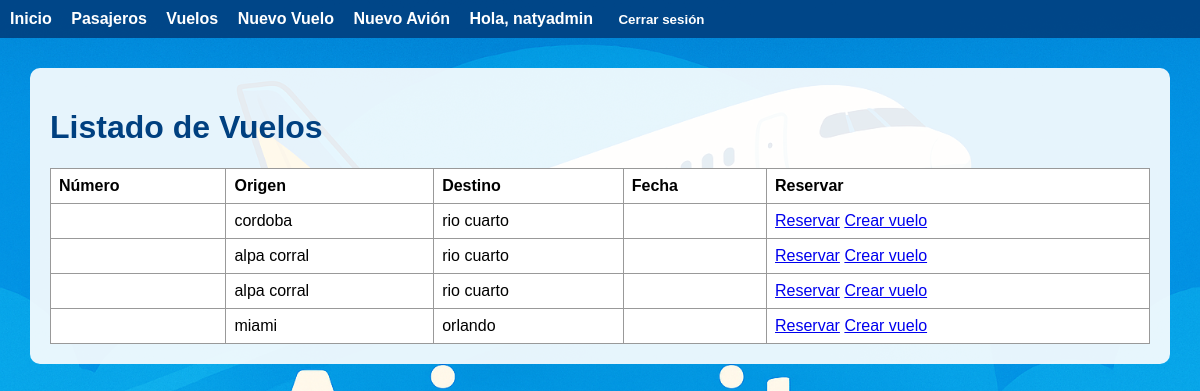
/vuelos/ (signed in), run on an earlier commit of the app's database.
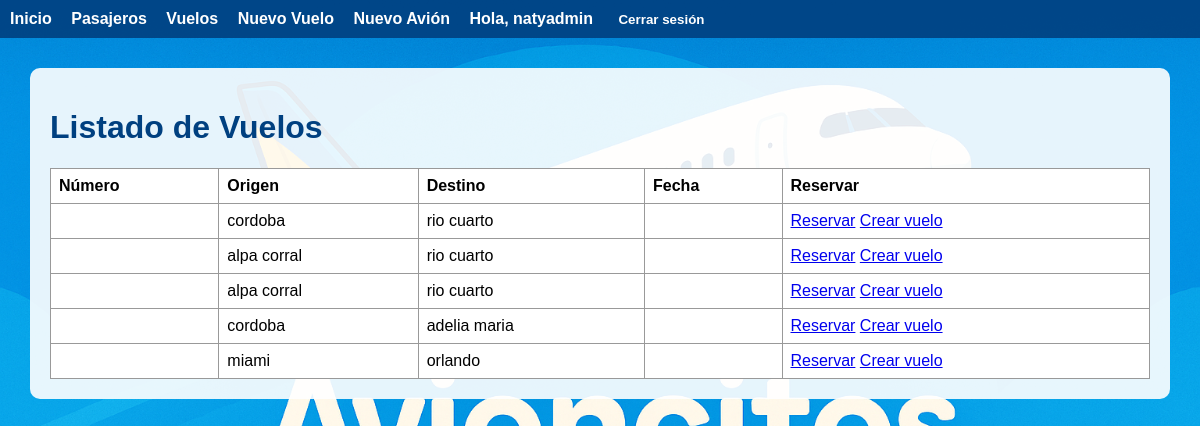
And on a later commit of the database.
### vuelos/models.py (models this page shows, shortened)
class Vuelo(models.Model):
    ESTADOS = [
        ('programado', 'Programado'),
        ('en_vuelo', 'En Vuelo'),
        ('finalizado', 'Finalizado'),
        ('cancelado', 'Cancelado'),
    ]
    avion = models.ForeignKey(Avion, on_delete=models.CASCADE, related_name='vuelos')
    origen = models.CharField(max_length=100)
    destino = models.CharField(max_length=100)
    fecha_salida = models.DateTimeField()
    fecha_llegada = models.DateTimeField()
    estado = models.CharField(max_length=20, choices=ESTADOS, default='programado')
    precio_base = models.DecimalField(max_digits=10, decimal_places=2)
    usuarios_gestores = models.ManyToManyField(User, related_name='vuelos_gestionados')
    class Meta:
        verbose_name = "Vuelo"
        verbose_name_plural = "Vuelos"
        ordering = ['fecha_salida']

### vuelos/views.py (the view)
# urls.py: path('', views.vuelo_list, name='vuelo_list'),
@login_required
def vuelo_list(request):
    if request.user.perfil and request.user.perfil.rol == 'admin':
        vuelos = Vuelo.objects.all()
    elif request.user.perfil.rol == 'operador':
        vuelos = Vuelo.objects.filter(usuarios_gestores=request.user)
    else:
        return redirect('home:index')
    return render(request, 'vuelos/vuelo_list.html', {'vuelos': vuelos})

### usuarios/models.py (called while the page is built)
def get_perfil(self):
    return getattr(self, 'perfilusuario', None)

### vuelos/templates/vuelos/vuelo_list.html
{% extends 'base.html' %}
{% block content %}
<h1>Listado de Vuelos</h1>
<table>
    <thead>
        <tr>
            <th>Número</th>
            <th>Origen</th>
            <th>Destino</th>
            <th>Fecha</th>
            <th>Reservar</th>
        </tr>
    </thead>
    <tbody>
        {% for vuelo in vuelos %}
        <tr>
            <td>{{ vuelo.numero }}</td>
            <td>{{ vuelo.origen }}</td>
            <td>{{ vuelo.destino }}</td>
            <td>{{ vuelo.fecha }}</td>
            <td>
                <a href="{% url 'reservas:seleccionar_asiento' vuelo.id %}">Reservar</a>
                <a href="{% url 'vuelos:crear_vuelo' %}">Crear vuelo</a>
            </td>
        </tr>
        {% endfor %}
    </tbody>
</table>
{% endblock %}

What changed in the data, as far as the page shows it:
added Vuelo: origen "cordoba", destino "adelia maria"
